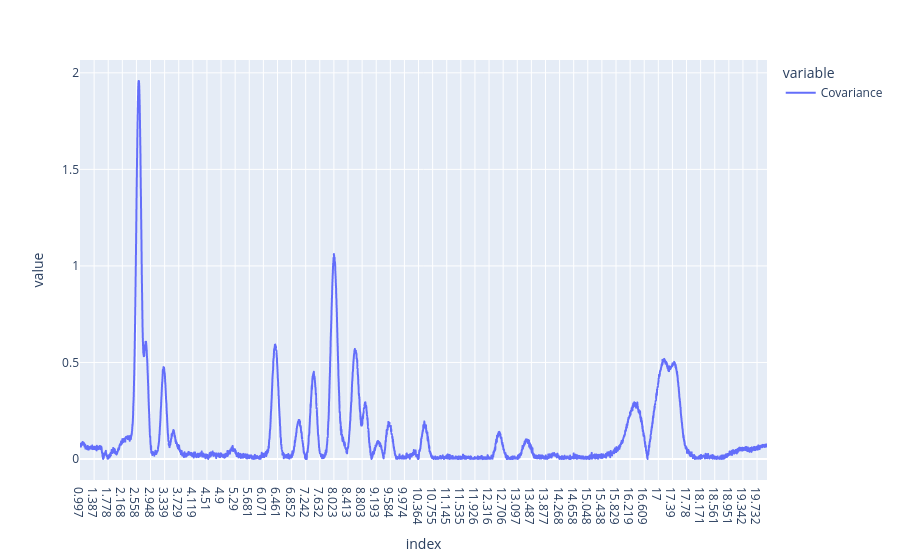

Source (notebook cell):
### Code cell
# calculando a covariancia entre cada variável espectral e a predição do modelo SVM
cov_scores = []
y_pred = svm_model[4]['SVC'].values # using the continuous predictions from SVM, extracting as 1D array

for col in Xcalclass_prep.columns:
    x_values = Xcalclass_prep[col].values
    covariance = np.cov(x_values, y_pred)[0, 1] # covariance between x and y
    cov_scores.append(covariance)
cov_scores_df = pd.DataFrame(cov_scores, index=Xcalclass_prep.columns, columns=['Covariance'])
cov_scores_df = np.abs(cov_scores_df)
cov_scores_df.plot()

### Figure 1 — Plotly figure (JSON) as saved in the notebook; plotly's stock layout.template omitted (floating-point values rounded to 4 significant figures; data arrays with more than 128 entries replaced by an {"elided": "..."} marker saying what was removed)
{"data": [{"hovertemplate": "variable=Covariance<br>index=%{x}<br>value=%{y}<extra></extra>", "legendgroup": "Covariance", "line": {"color": "#636efa", "dash": "solid"}, "marker": {"symbol": "circle"}, "mode": "lines", "name": "Covariance", "showlegend": true, "type": "scattergl", "x": {"elided": "3800 str values"}, "xaxis": "x", "y": {"elided": "3800 float values"}, "yaxis": "y"}], "layout": {"legend": {"title": {"text": "variable"}, "tracegroupgap": 0}, "margin": {"t": 60}, "xaxis": {"anchor": "y", "domain": [0, 1], "title": {"text": "index"}}, "yaxis": {"anchor": "x", "domain": [0, 1], "title": {"text": "value"}}}}
